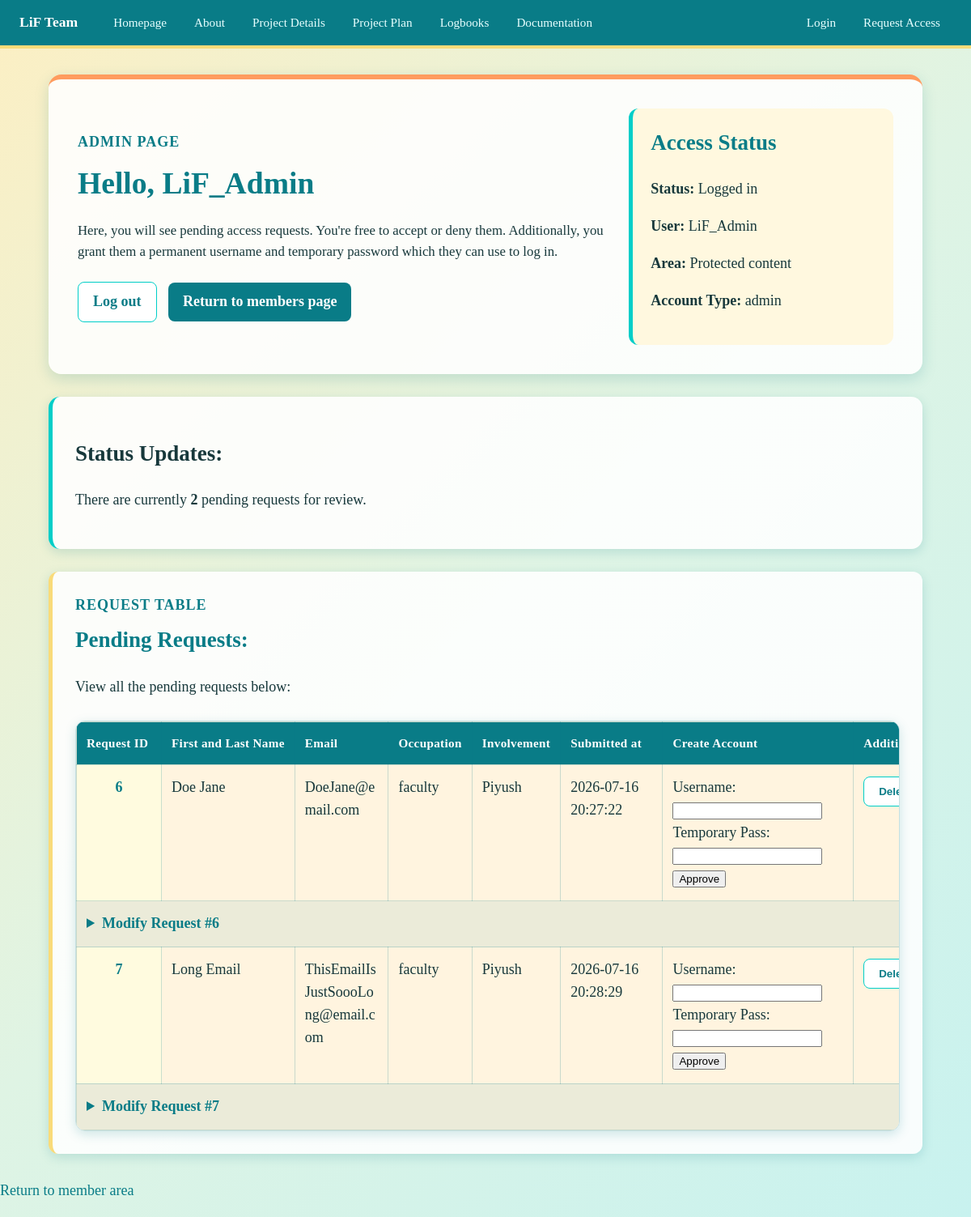
/php/manage_requests.php (signed in), run on an earlier commit of the app's database.
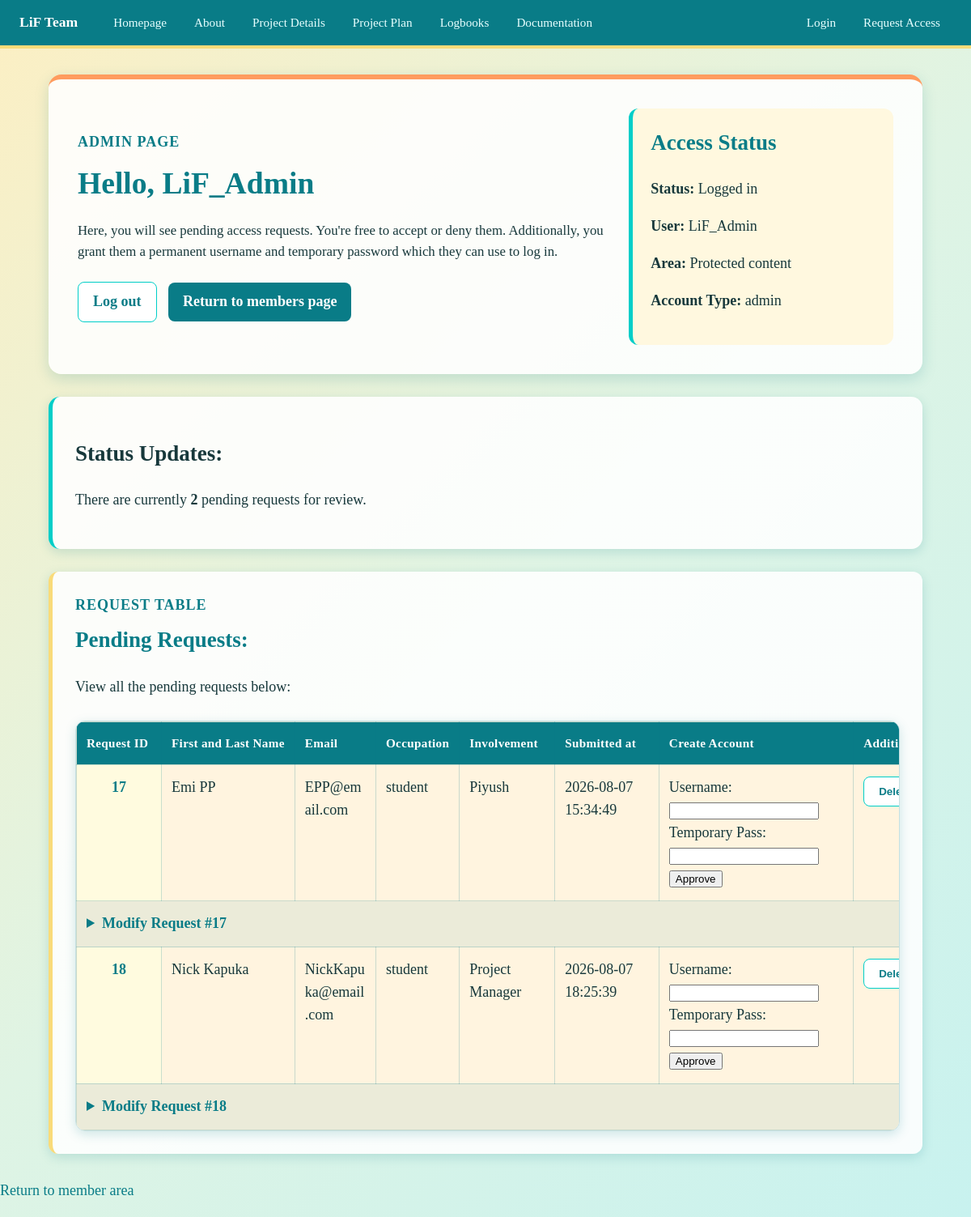
And on a later commit of the database.
### tables this page shows
CREATE TABLE `access_requests` (
  `request_id` int(10) unsigned NOT NULL AUTO_INCREMENT,
  `first_name` varchar(50) NOT NULL,
  `last_name` varchar(50) NOT NULL,
  `email` varchar(254) NOT NULL,
  `birthday` date NOT NULL,
  `person_type` varchar(30) NOT NULL,
  `involvement` text NOT NULL,
  `drives_car` varchar(20) DEFAULT NULL,
  `details` text DEFAULT NULL,
  `request_status` varchar(20) NOT NULL DEFAULT 'pending',
  `submitted_at` datetime NOT NULL DEFAULT current_timestamp(),
  `reviewed_at` datetime DEFAULT NULL,
  PRIMARY KEY (`request_id`)
);

### php/manage_requests.php (the view, shortened to what this page needs)
<?php
require_once __DIR__ . '/db.php';
    $query = "
        SELECT
            request_id,
            first_name,
            last_name,
            email,
            person_type,
            involvement,
            submitted_at
        FROM access_requests
        WHERE request_status = 'pending'
        ORDER BY submitted_at ASC
    ";
    $statement = $pdo->query($query);
    $requests = $statement->fetchAll();
?>
<!DOCTYPE html>
<html lang="en">
<head>
    <link rel="stylesheet" href="../css/base.css">
    <link rel="stylesheet" href="../css/manage_requests.css">
</head>
<body>
    <div id="navbar-placeholder" data-root="../"></div>
    <main class="page-wrapper">
        <section class="intro-section" id="page_top">
            <div>
                <p class="section-label">Admin Page</p>
                <h1>Hello, <?php echo $_SESSION['username']; ?></h1>
                <p class="intro-description">
                    Here, you will see pending access requests. You're free to accept or deny them.
                    Additionally, you grant them a permanent username and temporary password which they can use to log
                    in.
                </p>
                <div class="button-row">
                    <a href="logout.php" class="button secondary-button">Log out</a>
                    <a href="members.php" class="button primary-button">Return to members page</a>
                </div>
            </div>
            <aside class="summary-card">
                <h2>Access Status</h2>
                <p><strong>Status:</strong> Logged in</p>
                <p><strong>User:</strong> <?php echo $_SESSION['username']; ?></p>
                <p><strong>Area:</strong> Protected content</p>
                <p><strong>Account Type:</strong>
                    <?php echo htmlspecialchars($_SESSION['user_role'], ENT_QUOTES, 'UTF-8');?>
                </p>
            </aside>
        </section>
        <section class="admin-content-section">
            <h2>Status Updates:</h2>
            <?php if(empty($requests)): ?>
            <p>There are currently no pending requests</p>
            <?php else: ?>
            <p>There are currently <b><?php echo count($requests); ?></b> pending requests for review.</p>
            <?php endif ?>
        </section>
        <?php if (!empty($requests)): ?>
        <section class="requests-table-section">
            <div class="requests-heading">
                <p class="section-label">Request Table</p>
                <h2>Pending Requests:</h2>
                <p>View all the pending requests below:</p>
            </div>
            <div class="requests-table-wrapper">
                <table class="requests-table">
                    <thead>
                        <tr>
                            <th>Request ID</th>
                            <th>First and Last Name</th>
                            <th>Email</th>
                            <th>Occupation</th>
                            <th>Involvement</th>
                            <th>Submitted at</th>
                            <th>Create Account</th>
                            <th>Additional CMD</th>
                        </tr>
                    </thead>
                    <tbody>
                        <?php foreach ($requests as $request): ?>
                        <tr>
                            <td>
                                <?php echo $request['request_id']; ?>
                            </td>
                            <td>
                                <?php echo htmlspecialchars($request['first_name'] . ' ' . $request['last_name'], ENT_QUOTES, 'UTF-8'); ?>
                            </td>
                            <td>
                                <?php echo htmlspecialchars($request['email'], ENT_QUOTES, 'UTF-8'); ?>
                            </td>
                            <td>
                                <?php echo htmlspecialchars($request['person_type'], ENT_QUOTES, 'UTF-8'); ?>
                            </td>
                            <td>
                                <?php echo htmlspecialchars($request['involvement'], ENT_QUOTES, 'UTF-8'); ?>
                            </td>
                            <td>
                                <?php echo htmlspecialchars($request['submitted_at'], ENT_QUOTES, 'UTF-8'); ?>
                            </td>
                            <td>
                                <form action="manage_requests.php" method="POST">
                                    <label>Username:
                                        <input type="text" name="username" minlength="7" required>
                                    </label>
                                    <br>
                                    <label>Temporary Pass:
                                        <input type="text" name="password" minlength="7" required>
                                    </label>
                                    <br>
                                    <button type="submit" name="approve">Approve</button>
                                </form>
                            </td>
                            <td>
                                <form action="manage_requests.php" method="POST"
                                    onsubmit="return confirm('Permanently delete this request?');">
                                    <button class="button secondary-button" type="submit">Delete</button>
                                </form>
                            </td>
                        </tr>
                        <tr class="request-modify-row">
                            <td colspan="8">
                                <details>
                                    <summary>
                                        Modify Request #<?php echo $request['request_id'];?>
                                    </summary>
                                </details>
                            </td>
                        </tr>
                        <?php endforeach; ?>
                    </tbody>
                </table>
            </div>
        </section>
        <?php endif; ?>
    </main>
    <div>
        <p>
            <a href="members.php">Return to member area</a>
        </p>
    </div>
</body>
</html>

### css/base.css (style rules this page uses)
:root { --coral: #fca47c; --cyan: #23ced9; --yellow: #f9db79; --palm: #a1cca6; --deep-blue: #097c87; --orange: #ff9c5f; --ember: #eb4203; --cream: #fcefc3; --aqua: #00cec8; --ink: #17383b; --card-bg: rgba(255, 255, 255, 0.88); --shadow: rgba(9, 124, 135, 0.18); }
body { margin: 0; font-family: Georgia, serif; font-size: 18px; line-height: 1.55; color: var(--ink); background: linear-gradient(135deg, var(--cream), #dff4e4, #c8f2ef); min-height: 100vh; }
a { color: var(--deep-blue); text-decoration: none; }
p { margin-top: 0; }
.page-wrapper { width: 90%; max-width: 1200px; margin: 32px auto; }
.intro-section { display: grid; grid-template-columns: 2fr 1fr; gap: 28px; align-items: center; padding: 36px; background-color: var(--card-bg); border-radius: 16px; border-top: 6px solid var(--orange); box-shadow: 0 6px 18px var(--shadow); }
.section-label { margin-bottom: 8px; color: var(--deep-blue); font-weight: bold; text-transform: uppercase; letter-spacing: 1px; }
.intro-section h1 { margin-top: 0; margin-bottom: 16px; font-size: 2.35rem; font-weight: bold; color: var(--deep-blue); }
.intro-description { max-width: 720px; font-size: 1.05rem; }
.button-row { margin-top: 24px; }
.button { display: inline-block; padding: 10px 18px; margin-right: 10px; border-radius: 8px; font-weight: bold; transition: 0.25s; }
.primary-button { color: white; background-color: var(--deep-blue); }
.secondary-button { color: var(--deep-blue); background-color: #ffffff; border: 1px solid var(--aqua); }
.summary-card { padding: 22px; background-color: #fff8df; border-left: 5px solid var(--aqua); border-radius: 12px; }
.summary-card h2 { margin-top: 0; color: var(--deep-blue); }

### css/manage_requests.css (style rules this page uses)
.admin-content-section { margin-top: 28px; padding: 28px; background-color: var(--card-bg); border-radius: 14px; border-left: 5px solid var(--aqua); box-shadow: 0 4px 14px var(--shadow); }
.requests-table-section { margin-top: 28px; padding: 28px; overflow-x: auto; background-color: var(--card-bg); border-radius: 12px; border-left: 5px solid var(--yellow); box-shadow: 0 4px 14px var(--shadow); }
.requests-heading h2 { margin-top: 0; color: var(--deep-blue); }
.requests-table-wrapper { margin-top: 28px; overflow-x: auto; border-radius: 12px; border: 1px solid rgba(9, 124, 135, 0.22); box-shadow: 0 4px 14px var(--shadow); }
.requests-table { width: 100%; min-width: 1100px; border-collapse: collapse; background-color: #fff4df; }
.requests-table th, .requests-table td { padding: 14px 12px; border: 1px solid rgba(9, 124, 135, 0.22); text-align: left; vertical-align: top; }
.requests-table th { color: white; background-color: var(--deep-blue); font-size: 0.95rem; letter-spacing: 0.02rem; white-space: nowrap; }
.requests-table td:first-child { width: 80px; font-weight: bold; color: var(--deep-blue); text-align: center; background-color: #fffbdf; }
.requests-table td:nth-child(3) { overflow-wrap: anywhere; }
.requests-table tbody tr.request-modify-row td { width: auto; font-weight: normal; color: inherit; text-align: left; background-color: rgba(9, 124, 135, 0.08); }
.request-modify-row summary { cursor: pointer; font-weight: bold; color: var(--deep-blue); }
.request-modify-row summary { text-align: left; }

What changed in the data, as far as the page shows it:
no longer on this page (row edited): access_requests: request_id "6", first_name+last_name "Doe Jane", email "DoeJane@email.com", person_type "faculty", involvement "Piyush", submitted_at "2026-07-16 20:27:22"
no longer on this page (row edited): access_requests: request_id "7", first_name+last_name "Long Email", email "ThisEmailIsJustSoooLong@email.com", person_type "faculty", involvement "Piyush", submitted_at "2026-07-16 20:28:29"
added access_requests: request_id "17", first_name+last_name "Emi PP", email "EPP@email.com", person_type "student", involvement "Piyush", submitted_at "2026-08-07 15:34:49"
added access_requests: request_id "18", first_name+last_name "Nick Kapuka", email "NickKapuka@email.com", person_type "student", involvement "Project Manager", submitted_at "2026-08-07 18:25:39"
